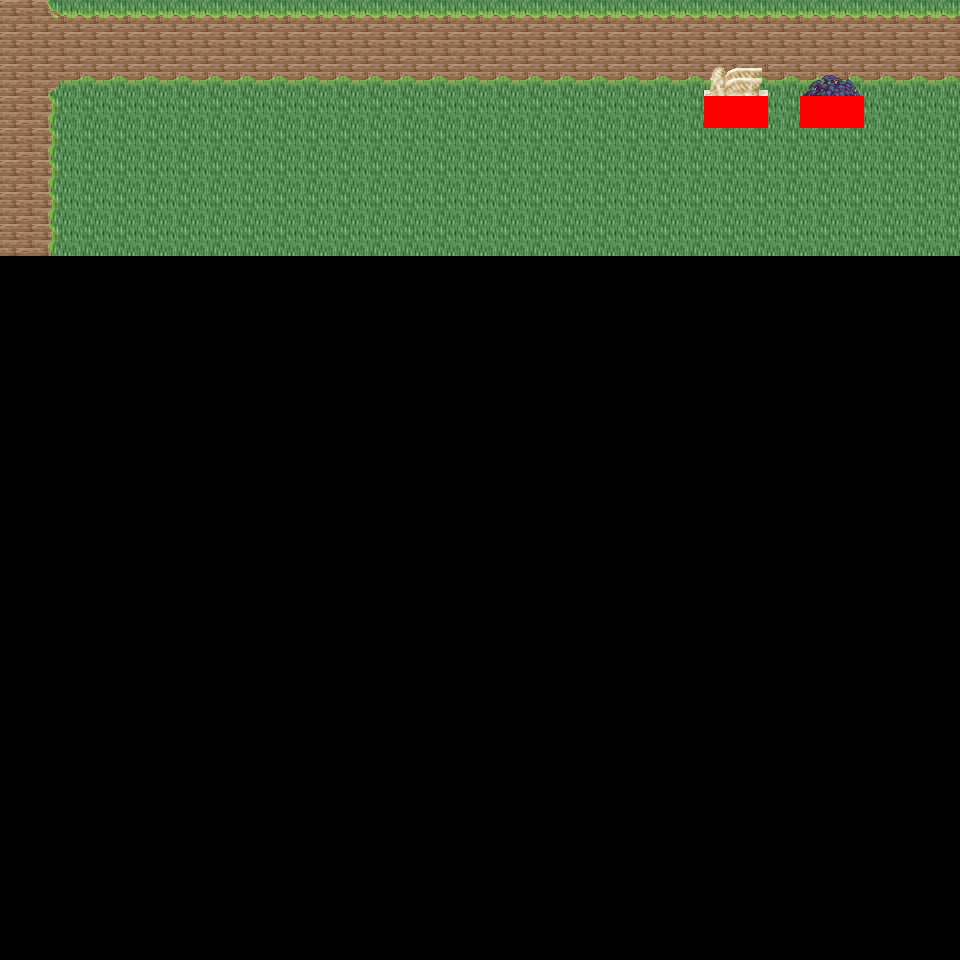

A 2D game scene composited from a Tiled map and its tileset images. What follows is a short description and the map's XML, with each tile layer's data collapsed to a summary:
An orthogonal 30x30 tile map with 32x32 px tiles, 6 tile layers (Ground, Object, Object2, Above, ...), 46 tilesets and 3 objects (3x mapExit).

<map version="1.0" orientation="orthogonal" renderorder="right-down" width="30" height="30" tilewidth="32" tileheight="32" nextobjectid="4">
  <tileset firstgid="1" name="tileset_logic_collision" tilewidth="32" tileheight="32" tilecount="1" columns="1">
    <image source="../drawable/tileset_logic_collision.png" width="32" height="32" />
  </tileset>
  <tileset firstgid="2" name="tileset_ground_ground" tilewidth="32" tileheight="32" tilecount="33" columns="3">
    <image source="../drawable/tileset_ground_ground.png" width="96" height="352" />
  </tileset>
  <tileset firstgid="35" name="tileset_building_castle" tilewidth="32" tileheight="32" tilecount="320" columns="20">
    <image source="../drawable/tileset_building_castle.png" width="640" height="512" />
  </tileset>
  <tileset firstgid="355" name="tileset_item_weapon_cannon" tilewidth="32" tileheight="32" tilecount="12" columns="3">
    <image source="../drawable/tileset_item_weapon_cannon.png" width="96" height="128" />
  </tileset>
  <tileset firstgid="367" name="tileset_item_pot_barrels_1" tilewidth="32" tileheight="32" tilecount="8" columns="4">
    <image source="../drawable/tileset_item_pot_barrels_1.png" width="128" height="64" />
  </tileset>
  <tileset firstgid="375" name="tileset_building_door_door" tilewidth="32" tileheight="32" tilecount="6" columns="3">
    <image source="../drawable/tileset_building_door_door.png" width="96" height="64" />
  </tileset>
  <tileset firstgid="381" name="tileset_building_door_closed" tilewidth="32" tileheight="32" tilecount="1" columns="1">
    <image source="../drawable/tileset_building_door_closed.png" width="32" height="32" />
  </tileset>
  <tileset firstgid="382" name="tileset_building_window_window_centered" tilewidth="32" tileheight="32" tilecount="1" columns="1">
    <image source="../drawable/tileset_building_window_window_centered.png" width="32" height="32" />
  </tileset>
  <tileset firstgid="383" name="tileset_building_decoration_chimney_big" tilewidth="32" tileheight="32" tilecount="2" columns="1">
    <image source="../drawable/tileset_building_decoration_chimney_big.png" width="32" height="64" />
  </tileset>
  <tileset firstgid="385" name="tileset_ground_grass_corners" tilewidth="32" tileheight="32" tilecount="24" columns="6">
    <image source="../drawable/tileset_ground_grass_corners.png" width="192" height="128" />
  </tileset>
  <tileset firstgid="409" name="tileset_ground_grass_edges" tilewidth="32" tileheight="32" tilecount="36" columns="12">
    <image source="../drawable/tileset_ground_grass_edges.png" width="384" height="96" />
  </tileset>
  <tileset firstgid="445" name="tileset_item_statue_lion_statues" tilewidth="32" tileheight="32" tilecount="8" columns="2">
    <image source="../drawable/tileset_item_statue_lion_statues.png" width="64" height="128" />
  </tileset>
  <tileset firstgid="453" name="tileset_item_statue_girl_with_bird" tilewidth="32" tileheight="32" tilecount="12" columns="4">
    <image source="../drawable/tileset_item_statue_girl_with_bird.png" width="128" height="96" />
  </tileset>
  <tileset firstgid="465" name="tileset_furniture_light_lamp_blue" tilewidth="32" tileheight="32" tilecount="3" columns="1">
    <image source="../drawable/tileset_furniture_light_lamp_blue.png" width="32" height="96" />
  </tileset>
  <tileset firstgid="468" name="tileset_light_dim_light_7x5" tilewidth="32" tileheight="32" tilecount="35" columns="7">
    <image source="../drawable/tileset_light_dim_light_7x5.png" width="224" height="160" />
  </tileset>
  <tileset firstgid="503" name="tileset_plant_flower_daisy_blue" tilewidth="32" tileheight="32" tilecount="8" columns="2">
    <image source="../drawable/tileset_plant_flower_daisy_blue.png" width="64" height="128" />
  </tileset>
  <tileset firstgid="511" name="tileset_plant_flower_daisy_red" tilewidth="32" tileheight="32" tilecount="8" columns="2">
    <image source="../drawable/tileset_plant_flower_daisy_red.png" width="64" height="128" />
  </tileset>
  <tileset firstgid="519" name="tileset_plant_flower_daisy_white" tilewidth="32" tileheight="32" tilecount="8" columns="2">
    <image source="../drawable/tileset_plant_flower_daisy_white.png" width="64" height="128" />
  </tileset>
  <tileset firstgid="527" name="tileset_plant_flower_daisy_yellow" tilewidth="32" tileheight="32" tilecount="8" columns="2">
    <image source="../drawable/tileset_plant_flower_daisy_yellow.png" width="64" height="128" />
  </tileset>
  <tileset firstgid="535" name="tileset_plant_tree_fall_trees" tilewidth="32" tileheight="32" tilecount="40" columns="8">
    <image source="../drawable/tileset_plant_tree_fall_trees.png" width="256" height="160" />
  </tileset>
  <tileset firstgid="575" name="tileset_plant_tree_oak_tree" tilewidth="32" tileheight="32" tilecount="20" columns="4">
    <image source="../drawable/tileset_plant_tree_oak_tree.png" width="128" height="160" />
  </tileset>
  <tileset firstgid="595" name="tileset_plant_tree_chestnut_tree" tilewidth="32" tileheight="32" tilecount="20" columns="4">
    <image source="../drawable/tileset_plant_tree_chestnut_tree.png" width="128" height="160" />
  </tileset>
  <tileset firstgid="615" name="tileset_plant_tree_locust_tree" tilewidth="32" tileheight="32" tilecount="20" columns="4">
    <image source="../drawable/tileset_plant_tree_locust_tree.png" width="128" height="160" />
  </tileset>
  <tileset firstgid="635" name="tileset_logic_protection" tilewidth="32" tileheight="32" tilecount="2" columns="2">
    <image source="../drawable/tileset_logic_protection.png" width="64" height="32" />
  </tileset>
  <tileset firstgid="637" name="tileset_plant_bush_hosta" tilewidth="32" tileheight="32" tilecount="9" columns="3">
    <image source="../drawable/tileset_plant_bush_hosta.png" width="96" height="96" />
  </tileset>
  <tileset firstgid="646" name="tileset_plant_flower_flowers_mixed" tilewidth="32" tileheight="32" tilecount="16" columns="4">
    <image source="../drawable/tileset_plant_flower_flowers_mixed.png" width="128" height="128" />
  </tileset>
  <tileset firstgid="662" name="tileset_plant_flower_red_blue_clusters" tilewidth="32" tileheight="32" tilecount="4" columns="1">
    <image source="../drawable/tileset_plant_flower_red_blue_clusters.png" width="32" height="128" />
  </tileset>
  <tileset firstgid="666" name="tileset_furniture_chair_bench_iron" tilewidth="32" tileheight="32" tilecount="4" columns="2">
    <image source="../drawable/tileset_furniture_chair_bench_iron.png" width="64" height="64" />
  </tileset>
  <tileset firstgid="670" name="tileset_plant_stump_stump_pale_purple" tilewidth="32" tileheight="32" tilecount="4" columns="2">
    <image source="../drawable/tileset_plant_stump_stump_pale_purple.png" width="64" height="64" />
  </tileset>
  <tileset firstgid="674" name="tileset_plant_stump_small_stump" tilewidth="32" tileheight="32" tilecount="4" columns="2">
    <image source="../drawable/tileset_plant_stump_small_stump.png" width="64" height="64" />
  </tileset>
  <tileset firstgid="678" name="tileset_building_decoration_banner" tilewidth="32" tileheight="32" tilecount="12" columns="1">
    <image source="../drawable/tileset_building_decoration_banner.png" width="32" height="384" />
  </tileset>
  <tileset firstgid="690" name="tileset_building_decoration_chimney" tilewidth="32" tileheight="32" tilecount="2" columns="1">
    <image source="../drawable/tileset_building_decoration_chimney.png" width="32" height="64" />
  </tileset>
  <tileset firstgid="692" name="tileset_plant_flower_vines_flowered" tilewidth="32" tileheight="32" tilecount="9" columns="3">
    <image source="../drawable/tileset_plant_flower_vines_flowered.png" width="96" height="96" />
  </tileset>
  <tileset firstgid="701" name="tileset_building_decoration_library_banner" tilewidth="32" tileheight="32" tilecount="6" columns="3">
    <image source="../drawable/tileset_building_decoration_library_banner.png" width="96" height="64" />
  </tileset>
  <tileset firstgid="707" name="tileset_logic_portal" tilewidth="32" tileheight="32" tilecount="24" columns="8">
    <image source="../drawable/tileset_logic_portal.png" width="256" height="96" />
  </tileset>
  <tileset firstgid="731" name="tileset_building_cottage" tilewidth="32" tileheight="32" tilecount="256" columns="16">
    <image source="../drawable/tileset_building_cottage.png" width="512" height="512" />
  </tileset>
  <tileset firstgid="987" name="tileset_building_roof_thatched_roof" tilewidth="32" tileheight="32" tilecount="256" columns="16">
    <image source="../drawable/tileset_building_roof_thatched_roof.png" width="512" height="512" />
  </tileset>
  <tileset firstgid="1243" name="tileset_building_window_windows" tilewidth="32" tileheight="32" tilecount="256" columns="16">
    <image source="../drawable/tileset_building_window_windows.png" width="512" height="512" />
  </tileset>
  <tileset firstgid="1499" name="tileset_building_door_doors" tilewidth="32" tileheight="32" tilecount="256" columns="16">
    <image source="../drawable/tileset_building_door_doors.png" width="512" height="512" />
  </tileset>
  <tileset firstgid="1755" name="tileset_building_decoration_chimney_brown_stacks" tilewidth="32" tileheight="32" tilecount="2" columns="1">
    <image source="../drawable/tileset_building_decoration_chimney_brown_stacks.png" width="32" height="64" />
  </tileset>
  <tileset firstgid="1757" name="tileset_ground_ground_3" tilewidth="32" tileheight="32" tilecount="5" columns="5">
    <image source="../drawable/tileset_ground_ground_3.png" width="160" height="32" />
  </tileset>
  <tileset firstgid="1762" name="tileset_plant_bush_bush_pinks" tilewidth="32" tileheight="32" tilecount="4" columns="2">
    <image source="../drawable/tileset_plant_bush_bush_pinks.png" width="64" height="64" />
  </tileset>
  <tileset firstgid="1766" name="tileset_plant_bushes_and_trees" tilewidth="32" tileheight="32" tilecount="144" columns="16">
    <image source="../drawable/tileset_plant_bushes_and_trees.png" width="512" height="289" />
  </tileset>
  <tileset firstgid="1910" name="tileset_plant_bush_berried" tilewidth="32" tileheight="32" tilecount="60" columns="5">
    <image source="../drawable/tileset_plant_bush_berried.png" width="160" height="384" />
  </tileset>
  <tileset firstgid="1970" name="tileset_plant_bush_leafy" tilewidth="32" tileheight="32" tilecount="48" columns="8">
    <image source="../drawable/tileset_plant_bush_leafy.png" width="256" height="192" />
  </tileset>
  <tileset firstgid="2018" name="tileset_plant_bush_flowering" tilewidth="32" tileheight="32" tilecount="72" columns="8">
    <image source="../drawable/tileset_plant_bush_flowering.png" width="256" height="288" />
  </tileset>
  <layer name="Ground" width="30" height="30">
    <data>[900 cells, 240 non-empty, 2 distinct tile ids]</data>
  </layer>
  <layer name="Object" width="30" height="30">
    <data>[900 cells, 67 non-empty, 9 distinct tile ids]</data>
  </layer>
  <layer name="Object2" width="30" height="30">
    <data>[900 cells, 0 non-empty, 0 distinct tile ids]</data>
  </layer>
  <layer name="Above" width="30" height="30">
    <data>[900 cells, 4 non-empty, 4 distinct tile ids]</data>
  </layer>
  <layer name="Above2" width="30" height="30">
    <data>[900 cells, 0 non-empty, 0 distinct tile ids]</data>
  </layer>
  <layer name="Walkable" width="30" height="30">
    <data>[900 cells, 4 non-empty, 1 distinct tile ids]</data>
  </layer>
  <objectgroup name="MapEvents">
    <object id="1" name="north" type="mapExit" x="0" y="0" width="960" height="32">
      <properties>
        <property name="map" value="level_0_x19_y45" />
        <property name="x" value="0" />
        <property name="y" value="28" />
      </properties>
    </object>
    <object id="2" name="west" type="mapExit" x="0" y="0" width="32" height="960">
      <properties>
        <property name="map" value="level_0_x18_y46" />
        <property name="x" value="28" />
        <property name="y" value="0" />
      </properties>
    </object>
    <object id="3" name="east" type="mapExit" x="928" y="0" width="32" height="960">
      <properties>
        <property name="map" value="level_0_x20_y46" />
        <property name="x" value="1" />
        <property name="y" value="0" />
      </properties>
    </object>
  </objectgroup>
</map>
